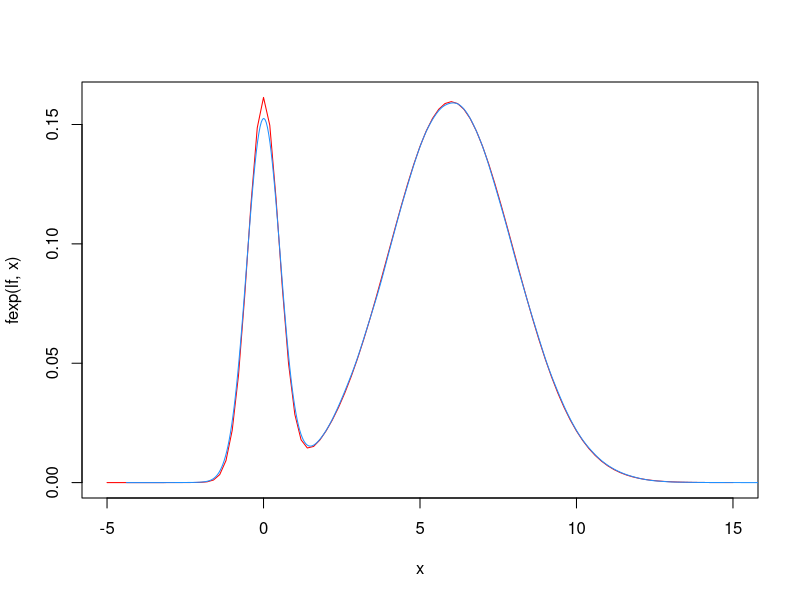
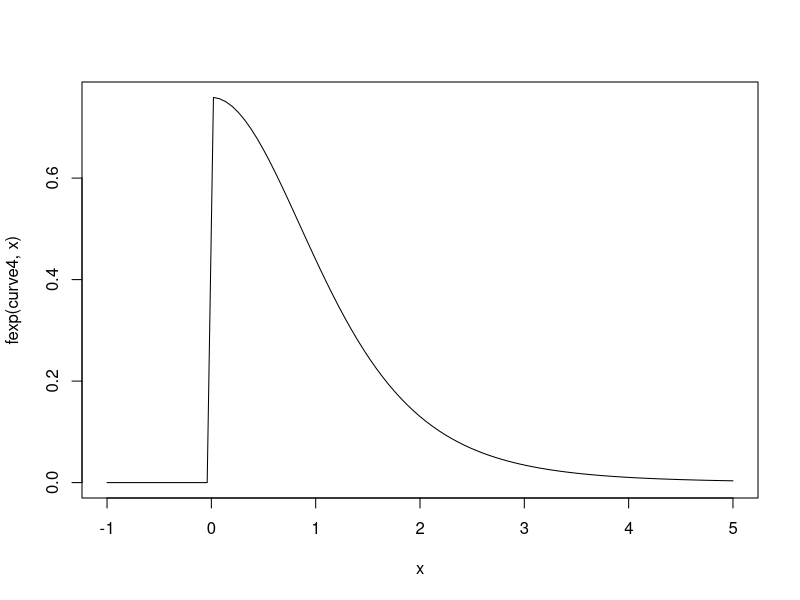

These charts were generated, in order, by the following R code:
## This script explores the density function ##
## author: Sam Johnson ##

# creating functions to use
# plots log scale on the normal
fexp <- function(f, x) exp(f(x))
# draws from curve 1
curve1Sampler <- function() {
  unif <- runif(1,0,1)
  ifelse(unif < 1/5, rnorm(1, mean = 0, sd = 0.5), rnorm(1, mean = 6, sd = 2))
}

cdf <- function(x){
  0.2*pnorm(x, sd = 0.5) + 0.8 * pnorm(x, mean = 6, sd =2)
}
# curve 1
lf <- function(x) {
  log(0.2 * dnorm(x, sd = 0.5) + 0.8 * dnorm(x, mean = 6, sd = 2))
}
# curve 1 cdf
# cdf <- function(x, mean2 = 6, sd2 = 2) {
#   probs <- vector(length = length(x))
#   for (i in 1:length(x)) {
#     probs[i] <-
#       integrate(function(x) {
#         exp(log(0.2 * dnorm(x, sd = 0.5) + 0.8 * dnorm(x, mean = mean2, sd = sd2)))
#       },
#       lower = -Inf, upper = x[i])$value
#   }
#   return(probs)
# }

# taking 1e6 draws from curve1
curve1Draws <- replicate(1e6, curve1Sampler())
# plotting density curve
# bw options: nrd0, nrd, ucv, bcv, SJ
# bwOptions <- c('nrd0','nrd','ucv','bcv','SJ')
# par(mfrow = c(2,3))
# for(i in 1:length(bwOptions)) {
#   plot(density(curve1Draws, bw = bwOptions[i]), main = bwOptions[i]) 
#   curve(fexp(lf,x), col = 'red', add = TRUE, type = 'l')
# }

ks.test(curve1Draws, cdf)

curve(fexp(lf,x), col = 'red', type = 'l', from =-5, to = 15)
lines(density(curve1Draws), col = 'dodgerblue')

curve4 <- function(x) {
  ifelse(x < 0, -Inf, dt(x, df = 5.0, log = TRUE) + log(2.0))
}

curve(fexp(curve4, x), from = -1, to = 5)
